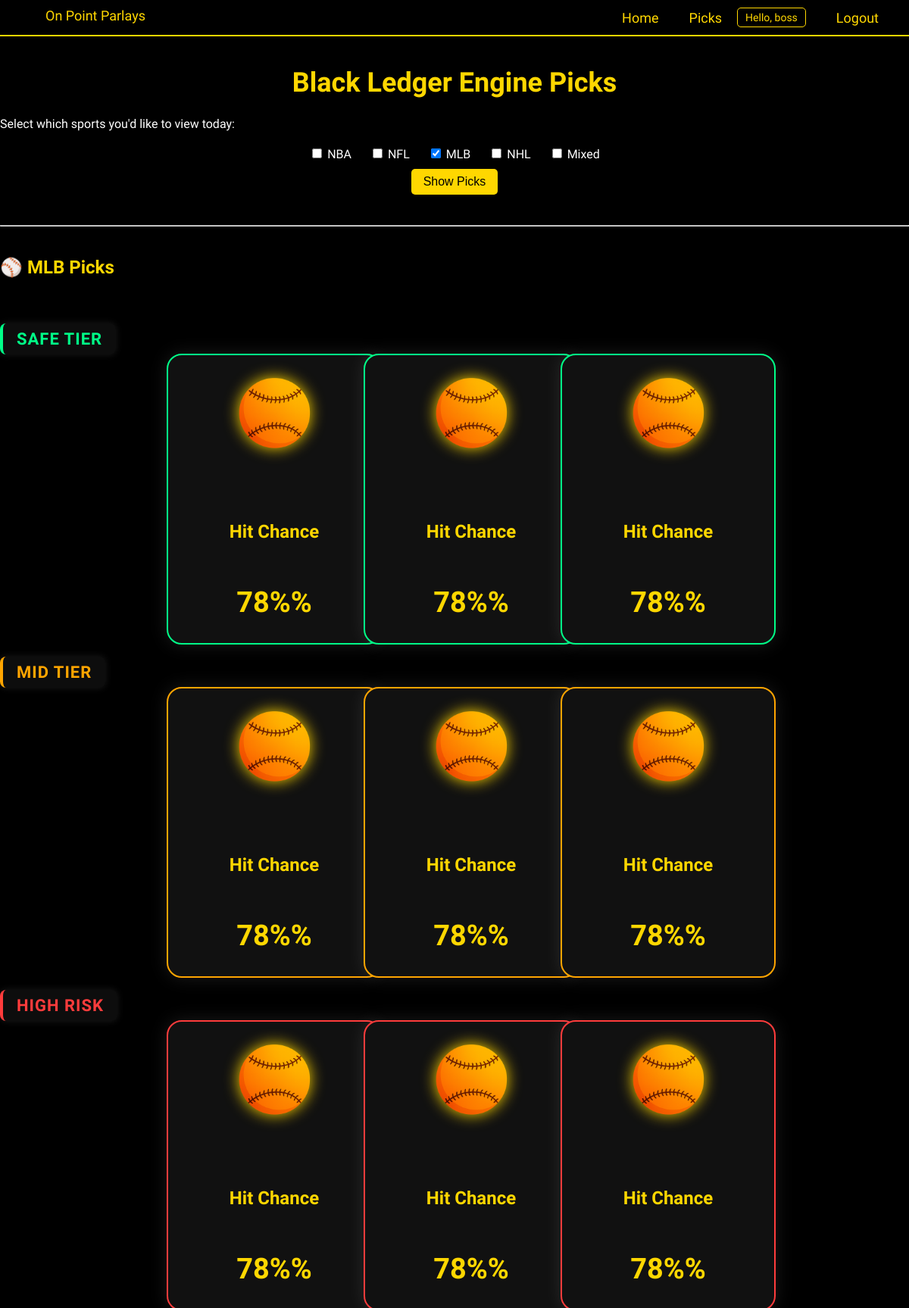
Before: /picks (signed in) with the older database file.
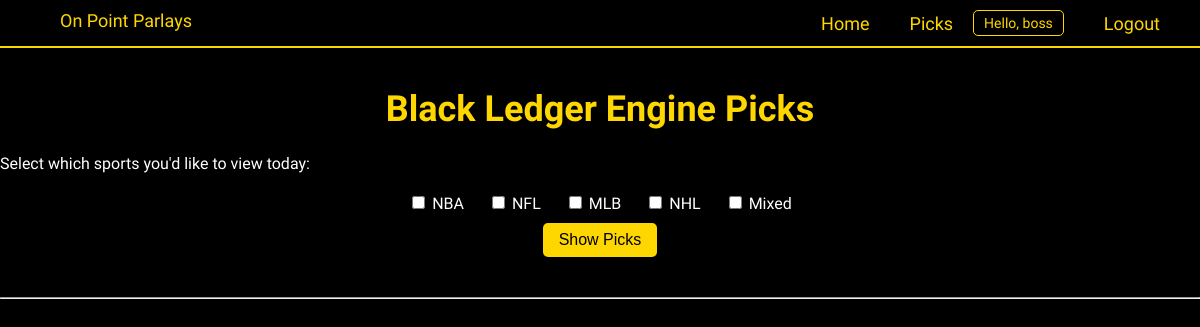
After: the same page with the newer database file.
### models.py (models this page shows)
class Pick(db.Model):
    id = db.Column(db.Integer, primary_key=True)
    sport = db.Column(db.String(50))
    tier = db.Column(db.String(50))
    pick_text = db.Column(db.String(300))
    summary = db.Column(db.String(500))
    confidence = db.Column(db.String(10))
    hit_chance = db.Column(db.String(10))
    sportsbook = db.Column(db.String(100))
    odds = db.Column(db.String(50))
    created_at = db.Column(db.DateTime, default=datetime.utcnow)

### app.py (the view)
@app.route('/picks')
def picks():
    if not session.get('user_logged_in'):
        return render_template('locked.html')
    picks = Pick.query.order_by(Pick.created_at.desc()).all()
    picks_by_sport = {
        'nba': {'safe': [], 'mid': [], 'high': []},
        'nfl': {'safe': [], 'mid': [], 'high': []},
        'mlb': {'safe': [], 'mid': [], 'high': []},
        'nhl': {'safe': [], 'mid': [], 'high': []},
        'mixed': {'safe': [], 'mid': [], 'high': []}
    }
    for pick in picks:
        sport_key = pick.sport.lower()
        tier_key = pick.tier.lower()
        if sport_key in picks_by_sport and tier_key in picks_by_sport[sport_key]:
            picks_by_sport[sport_key][tier_key].append(pick)
    return render_template('picks.html', picks_by_sport=picks_by_sport)

### templates/picks.html (shortened to what this page needs)
{% extends "layout.html" %}
{% block content %}
<h1>Black Ledger Engine Picks</h1>
<p>Select which sports you'd like to view today:</p>
<div class="filter-box">
    <form id="filterForm">
        <label><input type="checkbox" name="sport" value="nba" {% if picks_by_sport['nba'].safe or picks_by_sport['nba'].mid or picks_by_sport['nba'].high %}checked{% endif %}> NBA</label>
        <label><input type="checkbox" name="sport" value="nfl" {% if picks_by_sport['nfl'].safe or picks_by_sport['nfl'].mid or picks_by_sport['nfl'].high %}checked{% endif %}> NFL</label>
        <label><input type="checkbox" name="sport" value="mlb" {% if picks_by_sport['mlb'].safe or picks_by_sport['mlb'].mid or picks_by_sport['mlb'].high %}checked{% endif %}> MLB</label>
        <label><input type="checkbox" name="sport" value="nhl" {% if picks_by_sport['nhl'].safe or picks_by_sport['nhl'].mid or picks_by_sport['nhl'].high %}checked{% endif %}> NHL</label>
        <label><input type="checkbox" name="sport" value="mixed" {% if picks_by_sport['mixed'].safe or picks_by_sport['mixed'].mid or picks_by_sport['mixed'].high %}checked{% endif %}> Mixed</label>
        <br>
        <button type="submit">Show Picks</button>
    </form>
</div>
<hr style="margin: 40px 0;">
{% set sports = [
    ('nba', '🏀 NBA'),
    ('nfl', '🏈 NFL'),
    ('mlb', '⚾ MLB'),
    ('nhl', '🏒 NHL'),
    ('mixed', '🎯 Mixed')
] %}
{% for id, label in sports %}
<div id="{{ id }}" class="sport-section">
    <h2 style="color:#FFD700;">{{ label }} Picks</h2>
    {% set sport_picks = picks_by_sport[id] %}
    {% set total = sport_picks.safe | length + sport_picks.mid | length + sport_picks.high | length %}
    {% if total == 0 %}
        <p style="color: #ccc;">No games available. This sport may currently be in the offseason.</p>
    {% else %}
        {% if sport_picks.safe %}
        <div class="card-tier-group">
            <div class="tier-label safe">Safe Tier</div>
            <div class="card-container">
                {% for pick in sport_picks.safe %}
                <div class="card-wrapper safe" onclick="flipCard(this)">
                    <div class="card">
                        <div class="card-front">
                            <img src="/static/images/{{ id }}_logo.png" style="height: 180px; margin-bottom: 25px; filter: drop-shadow(0 0 10px #FFD700);">
                            <h2>Hit Chance</h2>
                            <p style="font-size: 38px; font-weight: bold;">{{ pick.hit_chance }}%</p>
                        </div>
                        <div class="card-back">
                            <strong>🟩 Safe Tier Parlay</strong><br><br>
                            {{ pick.pick_text|safe }}<br><br>
                            <strong>Summary:</strong><br>
                            {{ pick.summary|safe }}<br><br>
                            💡 <em>Confidence: {{ pick.confidence }}</em>
                        </div>
                    </div>
                </div>
                {% endfor %}
            </div>
        </div>
        {% endif %}
        {% if sport_picks.mid %}
        <div class="card-tier-group">
            <div class="tier-label mid">Mid Tier</div>
            <div class="card-container">
                {% for pick in sport_picks.mid %}
                <div class="card-wrapper mid" onclick="flipCard(this)">
                    <div class="card">
                        <div class="card-front">
                            <img src="/static/images/{{ id }}_logo.png" style="height: 180px; margin-bottom: 25px; filter: drop-shadow(0 0 10px #FFD700);">
                            <h2>Hit Chance</h2>
                            <p style="font-size: 38px; font-weight: bold;">{{ pick.hit_chance }}%</p>
                        </div>
                        <div class="card-back">
                            <strong>🟨 Mid Tier Parlay</strong><br><br>
                            {{ pick.pick_text|safe }}<br><br>
                            <strong>Summary:</strong><br>
                            {{ pick.summary|safe }}<br><br>
                            💡 <em>Confidence: {{ pick.confidence }}</em>
                        </div>
                    </div>
                </div>
                {% endfor %}
            </div>
        </div>
        {% endif %}
        {% if sport_picks.high %}
        <div class="card-tier-group">
            <div class="tier-label high">High Risk</div>
            <div class="card-container">
                {% for pick in sport_picks.high %}
                <div class="card-wrapper high" onclick="flipCard(this)">
                    <div class="card">
                        <div class="card-front">
                            <img src="/static/images/{{ id }}_logo.png" style="height: 180px; margin-bottom: 25px; filter: drop-shadow(0 0 10px #FFD700);">
                            <h2>Hit Chance</h2>
                            <p style="font-size: 38px; font-weight: bold;">{{ pick.hit_chance }}%</p>
                        </div>
                        <div class="card-back">
                            <strong>🟥 High Risk Parlay</strong><br><br>
                            {{ pick.pick_text|safe }}<br><br>
                            <strong>Summary:</strong><br>
                            {{ pick.summary|safe }}<br><br>
                            💡 <em>Confidence: {{ pick.confidence }}</em>
                        </div>
                    </div>
                </div>
                {% endfor %}
            </div>
        </div>
        {% endif %}
    {% endif %}
</div>
{% endfor %}
{% endblock %}

### templates/layout.html (shortened to what this page needs)
<!DOCTYPE html>
<html lang="en">
<head>
  <link rel="stylesheet" href="{{ url_for('static', filename='style.css') }}">
</head>
<body>
  <nav>
    <div><a href="/">On Point Parlays</a></div>
    <div class="nav-right">
      <a href="/">Home</a>
      <a href="/picks">Picks</a>
      {% if session.get('user_logged_in') %}
        <span class="user-badge">Hello, {{ session['username'] }}</span>
        <a href="/logout">Logout</a>
      {% else %}
        <a href="#" id="authBtn">Login / Sign Up</a>
      {% endif %}
    </div>
  </nav>
  {% block content %}{% endblock %}
</body>
</html>

### static/style.css (style rules this page uses)
body { background-color: #000; color: white; font-family: 'Orbitron', sans-serif; margin: 0; padding: 0; }
h1 { text-align: center; color: #FFD700; margin-top: 40px; font-size: 36px; }
.filter-box { text-align: center; margin-top: 20px; margin-bottom: 40px; }
.filter-box label { margin: 0 10px; font-size: 16px; }
button { margin-top: 10px; padding: 8px 16px; font-size: 16px; background-color: #FFD700; border: none; border-radius: 5px; color: #000; cursor: pointer; }

### templates/layout.html (style rules this page uses)
body { font-family: 'Orbitron', sans-serif; background-color: black; color: white; margin: 0; }
nav { background: black; border-bottom: 2px solid #FFD700; display: flex; justify-content: space-between; padding: 10px 40px; position: sticky; top: 0; z-index: 1000; }
nav a { color: #FFD700; text-decoration: none; font-size: 18px; margin-left: 20px; }
.nav-right { display: flex; align-items: center; gap: 20px; }
.user-badge { color: #FFD700; font-size: 14px; border: 1px solid #FFD700; border-radius: 5px; padding: 4px 10px; background: rgba(0, 0, 0, 0.5); }

Changed rows visible on the page:
removed Pick: hit_chance "78%", shown under "⚾ MLB"
removed Pick: hit_chance "78%", shown under "⚾ MLB"
removed Pick: hit_chance "78%", shown under "⚾ MLB"
removed Pick: hit_chance "78%", shown under "⚾ MLB"
removed Pick: hit_chance "78%", shown under "⚾ MLB"
removed Pick: hit_chance "78%", shown under "⚾ MLB"
removed Pick: hit_chance "78%", shown under "⚾ MLB"
removed Pick: hit_chance "78%", shown under "⚾ MLB"
removed Pick: hit_chance "78%", shown under "⚾ MLB"
Other visible differences:
form field sport: "☑" → "☐"
list line gone: "⚾ MLB Picks SAFE TIER MID TIER HIGH RISK"
